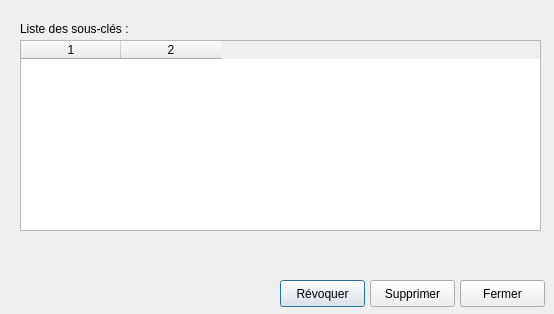
<?xml version="1.0" encoding="UTF-8"?>
<ui version="4.0">
 <class>DeleteSubKeyDialog</class>
 <widget class="QDialog" name="DeleteSubKeyDialog">
  <property name="geometry">
   <rect>
    <x>0</x>
    <y>0</y>
    <width>554</width>
    <height>314</height>
   </rect>
  </property>
  <property name="windowTitle">
   <string>Dialog</string>
  </property>
  <widget class="QLabel" name="infosLabel">
   <property name="geometry">
    <rect>
     <x>20</x>
     <y>20</y>
     <width>281</width>
     <height>17</height>
    </rect>
   </property>
   <property name="text">
    <string>Liste des sous-clés :</string>
   </property>
  </widget>
  <widget class="QTableWidget" name="tableWidget">
   <property name="geometry">
    <rect>
     <x>20</x>
     <y>40</y>
     <width>521</width>
     <height>191</height>
    </rect>
   </property>
   <property name="alternatingRowColors">
    <bool>true</bool>
   </property>
   <property name="selectionMode">
    <enum>QAbstractItemView::ExtendedSelection</enum>
   </property>
   <property name="selectionBehavior">
    <enum>QAbstractItemView::SelectRows</enum>
   </property>
   <property name="sortingEnabled">
    <bool>true</bool>
   </property>
   <property name="columnCount">
    <number>2</number>
   </property>
   <column/>
   <column/>
  </widget>
  <widget class="QPushButton" name="revokeButton">
   <property name="geometry">
    <rect>
     <x>280</x>
     <y>280</y>
     <width>85</width>
     <height>27</height>
    </rect>
   </property>
   <property name="text">
    <string>Révoquer</string>
   </property>
  </widget>
  <widget class="QPushButton" name="deleteButton">
   <property name="geometry">
    <rect>
     <x>370</x>
     <y>280</y>
     <width>85</width>
     <height>27</height>
    </rect>
   </property>
   <property name="text">
    <string>Supprimer</string>
   </property>
  </widget>
  <widget class="QPushButton" name="exitButton">
   <property name="geometry">
    <rect>
     <x>460</x>
     <y>280</y>
     <width>85</width>
     <height>27</height>
    </rect>
   </property>
   <property name="text">
    <string>Fermer</string>
   </property>
  </widget>
  <widget class="QLabel" name="warningLabel">
   <property name="geometry">
    <rect>
     <x>30</x>
     <y>250</y>
     <width>291</width>
     <height>20</height>
    </rect>
   </property>
   <property name="palette">
    <palette>
     <active>
      <colorrole role="WindowText">
       <brush brushstyle="SolidPattern">
        <color alpha="255">
         <red>212</red>
         <green>22</green>
         <blue>22</blue>
        </color>
       </brush>
      </colorrole>
     </active>
     <inactive>
      <colorrole role="WindowText">
       <brush brushstyle="SolidPattern">
        <color alpha="255">
         <red>212</red>
         <green>22</green>
         <blue>22</blue>
        </color>
       </brush>
      </colorrole>
     </inactive>
     <disabled>
      <colorrole role="WindowText">
       <brush brushstyle="SolidPattern">
        <color alpha="255">
         <red>133</red>
         <green>133</green>
         <blue>133</blue>
        </color>
       </brush>
      </colorrole>
     </disabled>
    </palette>
   </property>
   <property name="text">
    <string/>
   </property>
   <property name="alignment">
    <set>Qt::AlignCenter</set>
   </property>
  </widget>
 </widget>
 <resources/>
 <connections/>
</ui>
